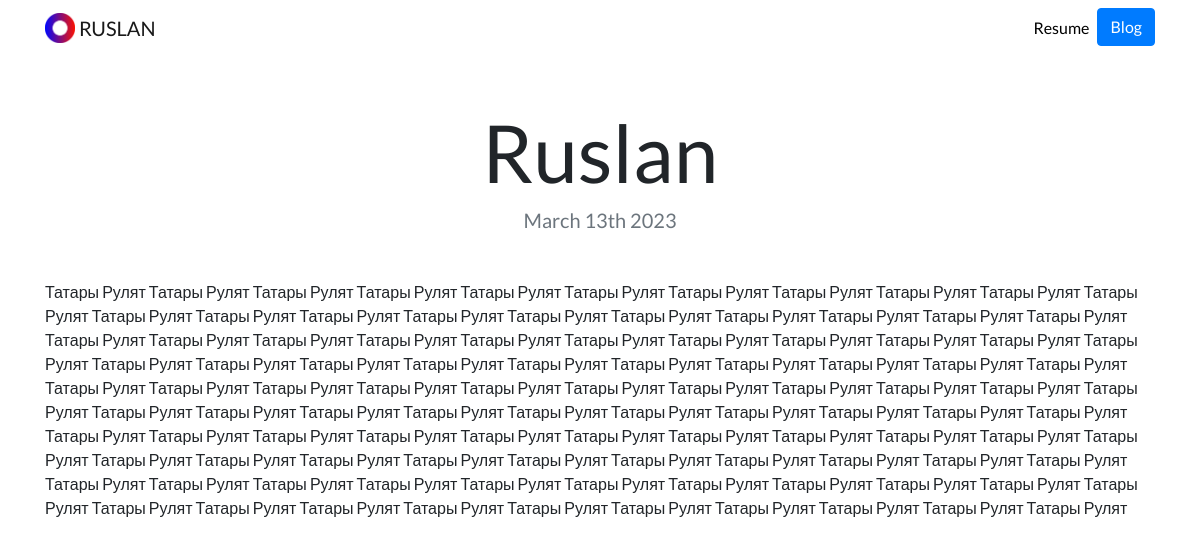
The app's page /blog/2/ with its own data.
### blog/models.py (models this page shows, shortened)
class Blog(models.Model):
    title = models.CharField(max_length=200)
    description = models.TextField()
    date = models.DateField()

### blog/views.py (the view)
# urls.py: path('<int:blog_id>/', views.detail, name='detail')
def detail(request, blog_id):
    blog = get_object_or_404(Blog, pk=blog_id)
    return render(request, 'blog/detail.html', {'blog': blog})

### blog/templates/blog/detail.html
{% extends "portfolio/base.html" %}
{% load static %}
{% block content %}
<h1 class="text-center mt-5" id="blogdetailtitle">{{ blog.title }}</h1>
<h5 class="text-center text-muted mb-5">{{ blog.date|date:'F jS Y' }}</h5>
{{ blog.description|safe }}
{% endblock %}

### portfolio/static/portfolio/custom.css (style rules this page uses)
body { font-family: 'Lato', sans-serif; }
@media (min-width: 992px) { #blogdetailtitle { font-size: 5rem; } }

### records on screen
Blog: title "Ruslan", date "March 13th 2023", description "Татары Рулят Татары Рулят Татары Рулят Татары Рулят Татары Рулят Татары Рулят Татары Рулят Татары Рулят Татары Рулят Татары Рулят Татары Рулят Татары Рулят Татары Рулят Татары Рулят Татары Рулят Татары Рулят Татары Рулят Татары Рулят Татары Рулят Татары Рулят Татары Рулят Татары Рулят Татары Рулят Татары Рулят Татары Рулят Татары Рулят Татары Рулят Татары Рулят Татары Рулят Татары Рулят Татары Рулят Татары Рулят Татары Рулят Татары Рулят Татары Рулят Татары Рулят Татары Рулят Татары Рулят Татары Рулят Татары Рулят Татары Рулят Татары Рулят Татары Рулят Татары Рулят Татары Рулят Татары Рулят Татары Рулят Татары Рулят Татары Рулят Татары Рулят Татары Рулят Татары Рулят Татары Рулят Татары…"
